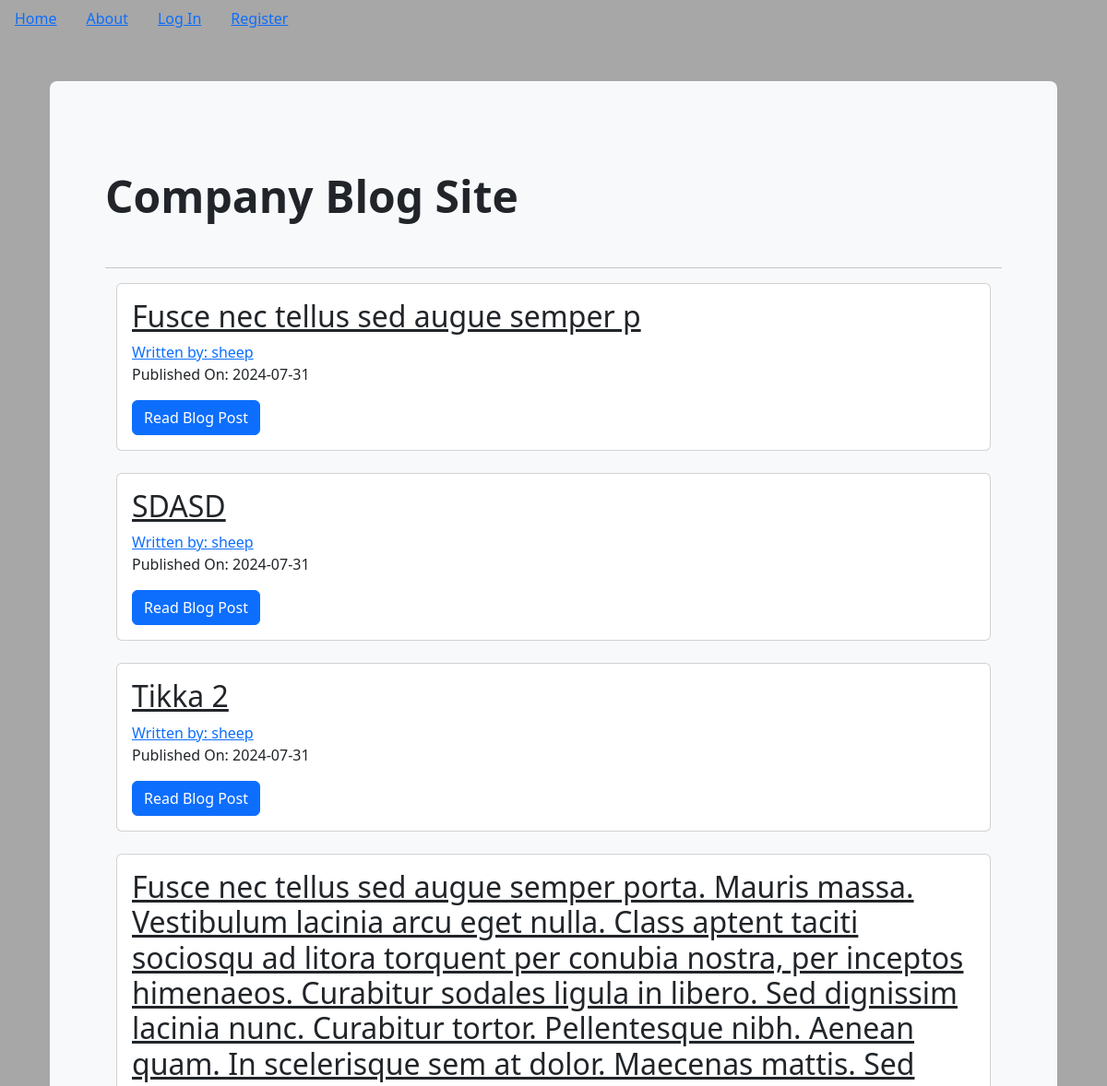
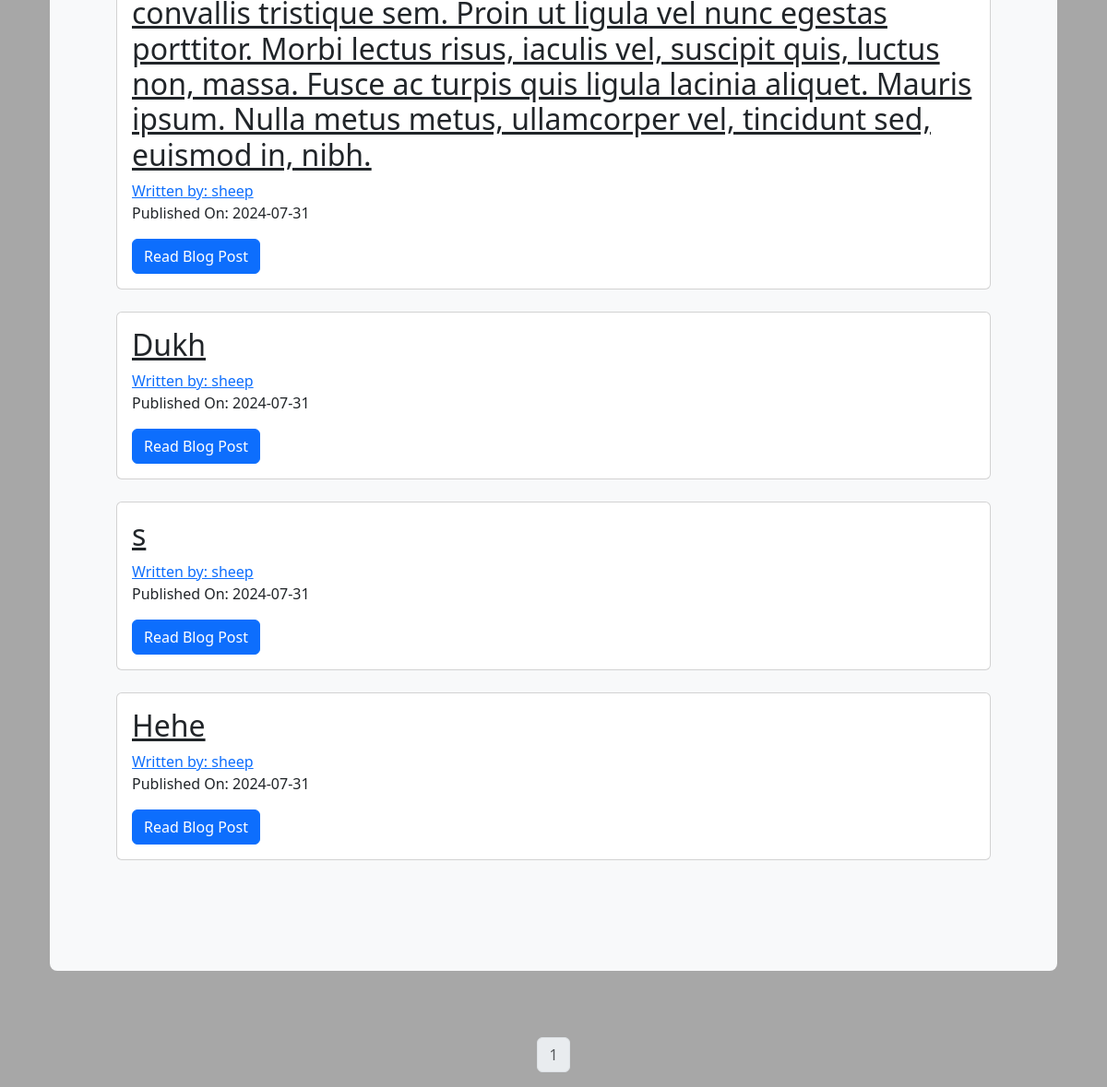
Before: / with the older database file (2 pictures, top to bottom).
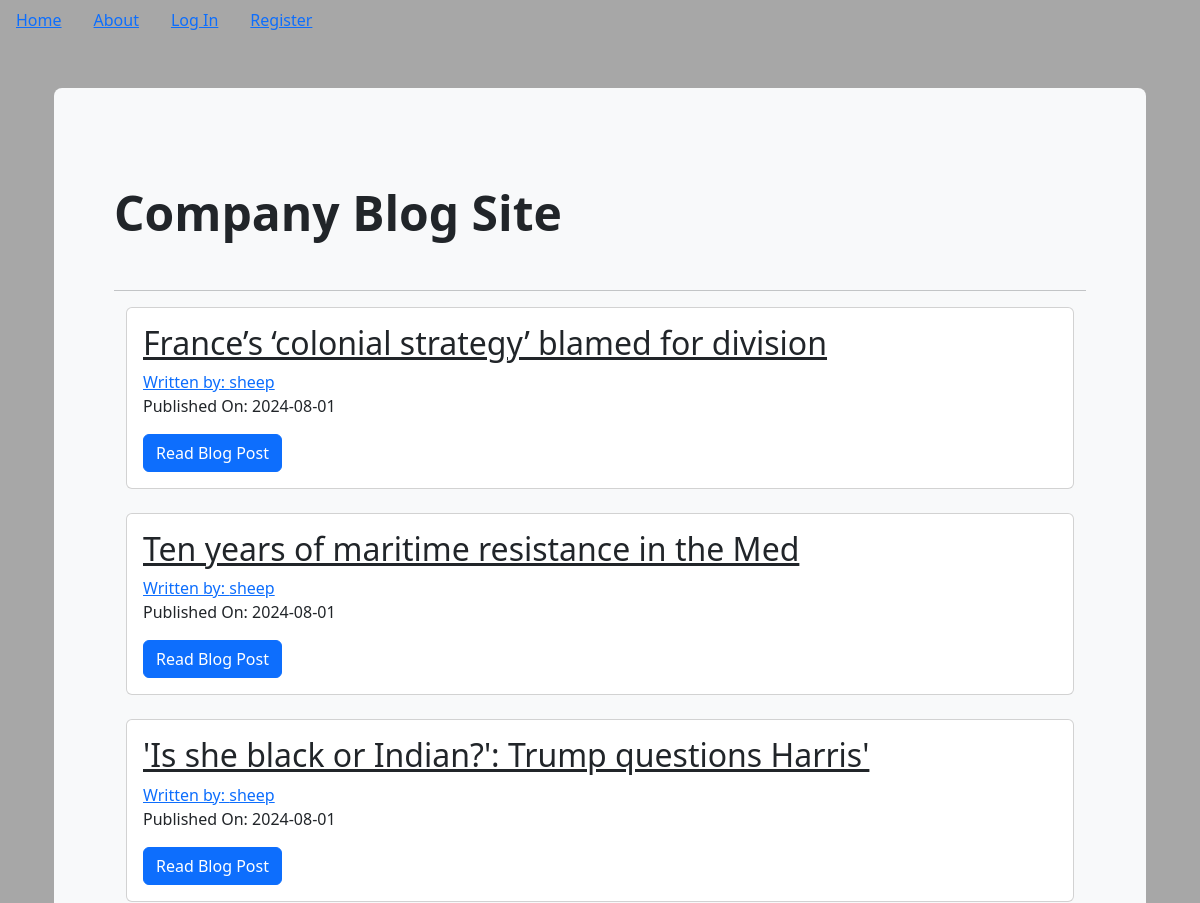
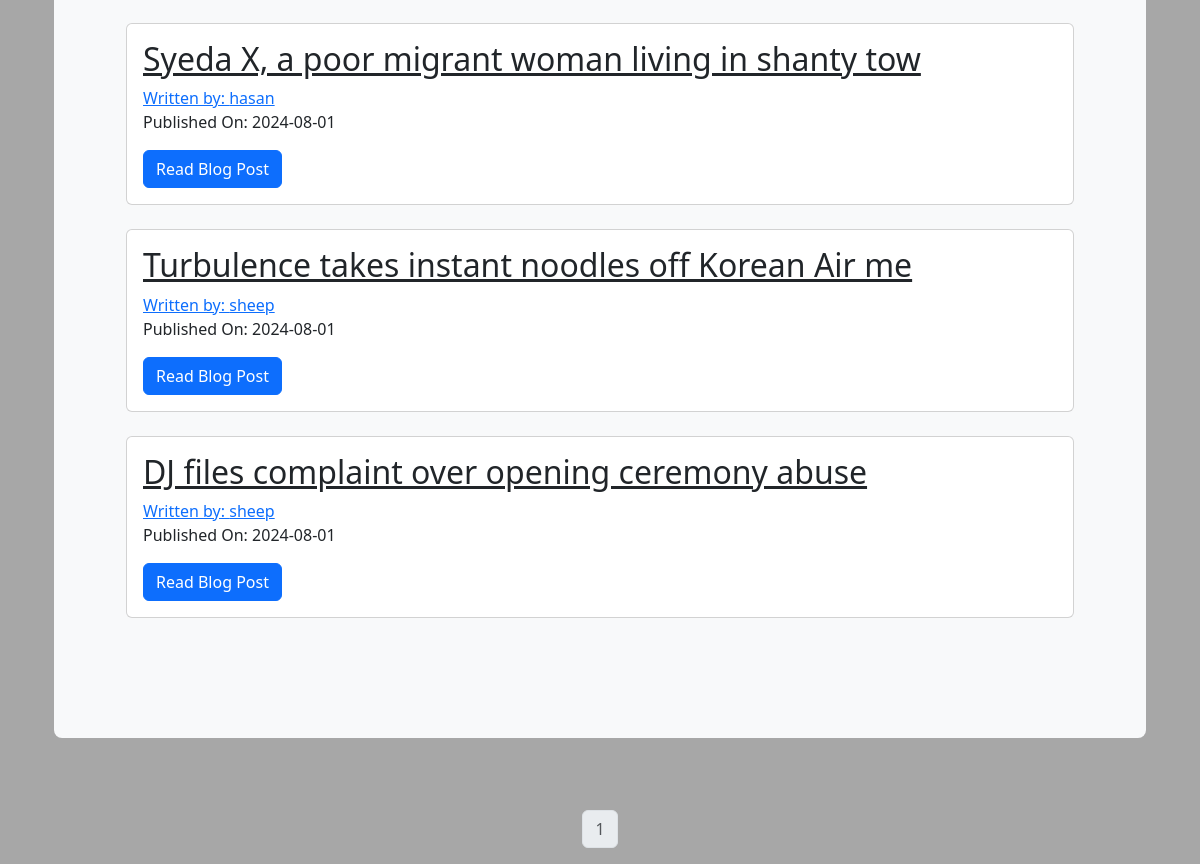
After: the same page with the newer database file (2 pictures, top to bottom).
### puppycompanyblog/models.py (models this page shows, shortened)
class BlogPost(db.Model):
    users = db.relationship(User)
    id = db.Column(db.Integer,primary_key=True)
    user_id = db.Column(db.Integer,db.ForeignKey('users.id'),nullable=False)
    date = db.Column(db.DateTime,nullable=False,default=datetime.utcnow)
    title = db.Column(db.String(140),nullable=False)
    text = db.Column(db.Text,nullable=False)

class User(db.Model,UserMixin):
    __tablename__ = 'users'
    id = db.Column(db.Integer,primary_key=True)
    profile_image = db.Column(db.String(64),nullable=False,default='default_profile.png')
    email = db.Column(db.String(64),unique=True,index=True)
    username = db.Column(db.String(64),unique=True,index=True)
    password_hash = db.Column(db.String(128))
    posts = db.relationship('BlogPost',backref='author',lazy=True)

### puppycompanyblog/core/views.py (the view)
@core.route('/')
def index():
  page = request.args.get('page',1,type=int)
  blog_posts = BlogPost.query.order_by(BlogPost.date.desc()).paginate(page=page,per_page=10)
  return render_template('index.html',blog_posts=blog_posts)

### puppycompanyblog/templates/index.html
{% extends "base.html" %}
{% block content %}
<div class="container py-5">
  <div class="p-5 mb-4 bg-light rounded-3">
    <div class="container-fluid py-5">
      <h2 class="display-5 fw-bold">Company Blog Site</h2>
      <br>
      <hr>
      <div class="container">
        {% for post in blog_posts.items %}
          <div class="card">
            <div class="card-body">
              <h2><a class='card-title' href="{{ url_for('blog_posts.blog_post',blog_post_id=post.id)}}">{{post.title}}</a></h2>
              <a href="{{ url_for('users.user_posts', username=post.author.username)}}">Written by: {{post.author.username}}</a>
              <p>Published On: {{ post.date.strftime('%Y-%m-%d') }}</p>
              <a class="btn btn-primary" href="{{ url_for('blog_posts.blog_post',blog_post_id=post.id)}}">Read Blog Post</a>
            </div>
          </div>
          <br>
        {% endfor %}
      </div>
    </div>
  </div>
</div>
<nav aria-label="Page Navigation example">
  <ul class="pagination justify-content-center">
     {% for page_num in blog_posts.iter_pages(left_edge=1,right_edge=1,left_current=1,right_current=2) %}
      {% if blog_posts.page == page_num %}
      <li class="page-item disabled">
        <a class = "page-link" href="{{url_for('core.index',page=page_num)}}">{{ page_num }}</a>
      </li>
      {% else %}
      <li class="page-item">
        <a class = "page-link" href="{{url_for('core.index',page=page_num)}}">{{ page_num }}</a>
      </li>
      {% endif %}
     {% endfor %}
  </ul>
</nav>
{% endblock %}

### puppycompanyblog/templates/base.html (shortened to what this page needs)
<!DOCTYPE html>
<html lang="en">
<head>
  <link href="https://cdn.jsdelivr.net/npm/bootstrap@5.3.3/dist/css/bootstrap.min.css" rel="stylesheet">
</head>
<body>
  <ul class="nav">
    <li class="nav-link">
      <a href="{{url_for('core.index')}}">Home</a>
    </li>
    <li class="nav-link">
      <a href="{{url_for('core.info')}}">About</a>
    </li>
    {% if current_user.is_authenticated %}
    <li class="nav-link">
      <a href="{{url_for('users.logout')}}">Log Out</a>
    </li>
    <li class="nav-link">
      <a href="{{url_for('users.account')}}">Account</a>
    </li>
    <li class="nav-link">
      <a href="{{url_for('blog_posts.create_post')}}">Create Post</a>
    </li>
    {% else %}
    <li class="nav-link">
      <a href="{{url_for('users.login')}}">Log In</a>
    </li>
    <li class="nav-link">
      <a href="{{url_for('users.register')}}">Register</a>
    </li>
    {% endif %}
  </ul>
  <div class="container">
    {% block content %}
    {% endblock %}
  </div>
</body>
</body>
</html>

### puppycompanyblog/templates/base.html (style rules this page uses)
body { background-color: #a7a7a7; }

Changed rows visible on the page:
removed BlogPost: title "Fusce nec tellus sed augue semper p", author.username "sheep", date "2024-07-31"
removed BlogPost: title "Dukh", author.username "sheep", date "2024-07-31"
changed BlogPost: title "SDASD" → "France’s ‘colonial strategy’ blamed for division"; date "2024-07-31" → "2024-08-01"
changed BlogPost: title "Tikka 2" → "Ten years of maritime resistance in the Med"; date "2024-07-31" → "2024-08-01"
changed BlogPost: title "Fusce nec tellus sed augue semper porta. Mauris massa. Vestibulum lacinia arcu eget nulla. Class aptent taciti sociosqu ad litora torquent per conubia nostra, per inceptos himenaeos. Curabitur sodales ligula in libero. Sed dignissim lacinia nunc. Curabitur tortor. Pellentesque nibh. Aenean quam. In scelerisque sem at dolor. Maecenas mattis. Sed convallis tristique sem. Proin ut ligula vel nunc egestas porttitor. Morbi lectus risus, iaculis vel, suscipit quis, luctus non, massa. Fusce ac turpis quis ligula lacinia aliquet. Mauris ipsum. Nulla metus metus, ullamcorper vel, tincidunt sed, euismod in, nibh." → "'Is she black or Indian?': Trump questions Harris'"; date "2024-07-31" → "2024-08-01"
added BlogPost: title "Syeda X, a poor migrant woman living in shanty tow", author.username "hasan", date "2024-08-01"
changed BlogPost: title "s" → "Turbulence takes instant noodles off Korean Air me"; date "2024-07-31" → "2024-08-01"
changed BlogPost: title "Hehe" → "DJ files complaint over opening ceremony abuse"; date "2024-07-31" → "2024-08-01"
